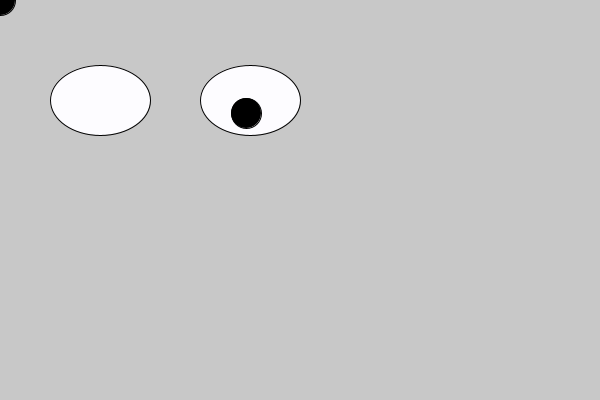
Frame 1 (no input)
Frame 60 (the mouse pressed at the canvas centre just before this capture): identical to frame 1, image omitted
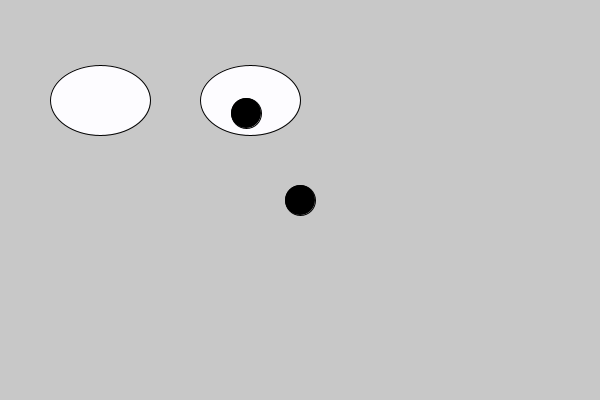
Frame 120 (the mouse held since frame 60 and released just before this capture)

The Processing sketch that drew these frames (run headless with seeded random() and noise(); from frame 60 on, the mouse is pressed at the canvas centre):

// Processing sketch: googly_eyes
// ── googly_eyes.pde
void setup() {
   size(600, 400);
}
void draw(){background(200,200,200);
 println(mouseX);
  println(mouseY);
  fill(#FDFCFF);
  ellipse(100, 100, 100, 70);
  ellipse(250, 100, 100, 70);
  fill(#000000);
  ellipse(246, 113, 30, 30);
  ellipse(mouseX, mouseY , 30, 30);
  
  
  
}
